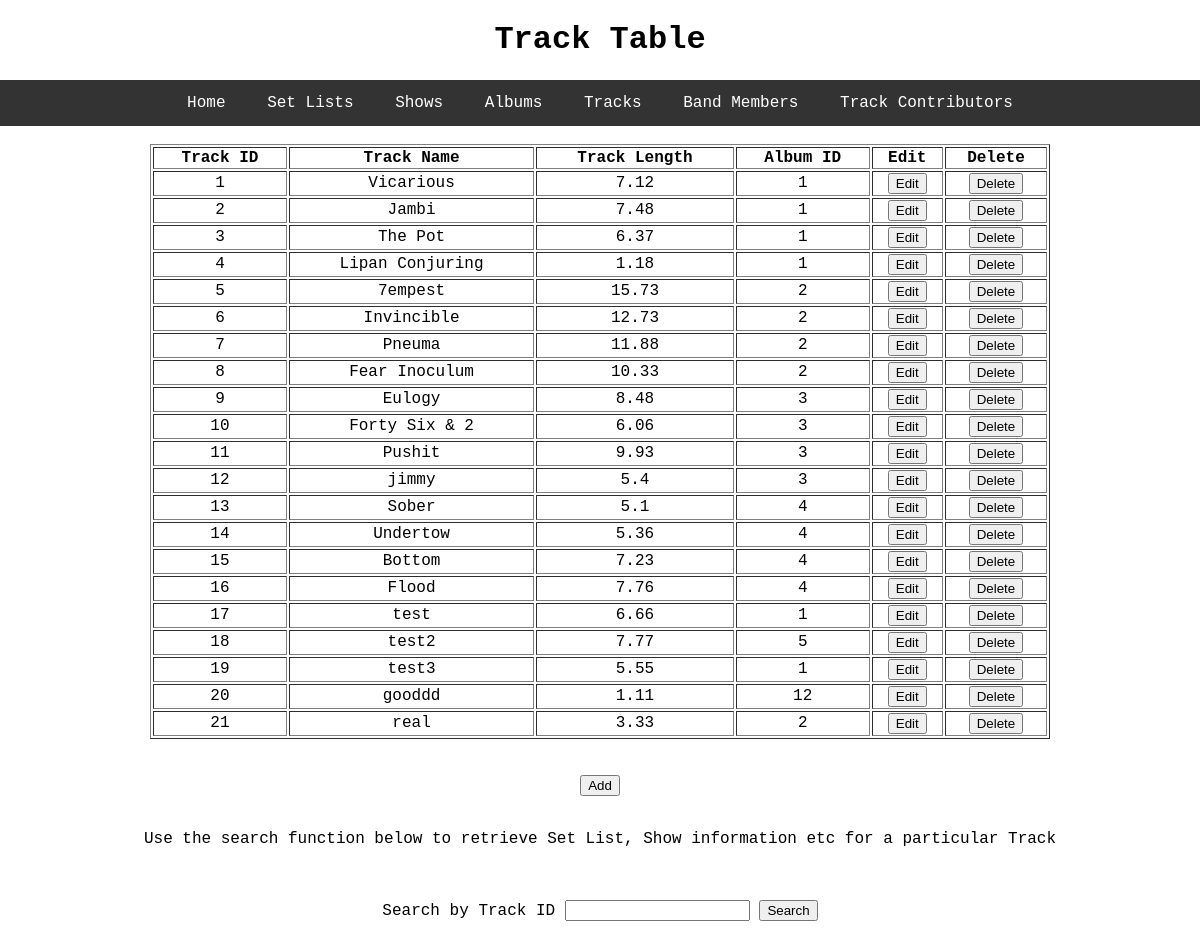
/track, run on an earlier commit of the app's database.
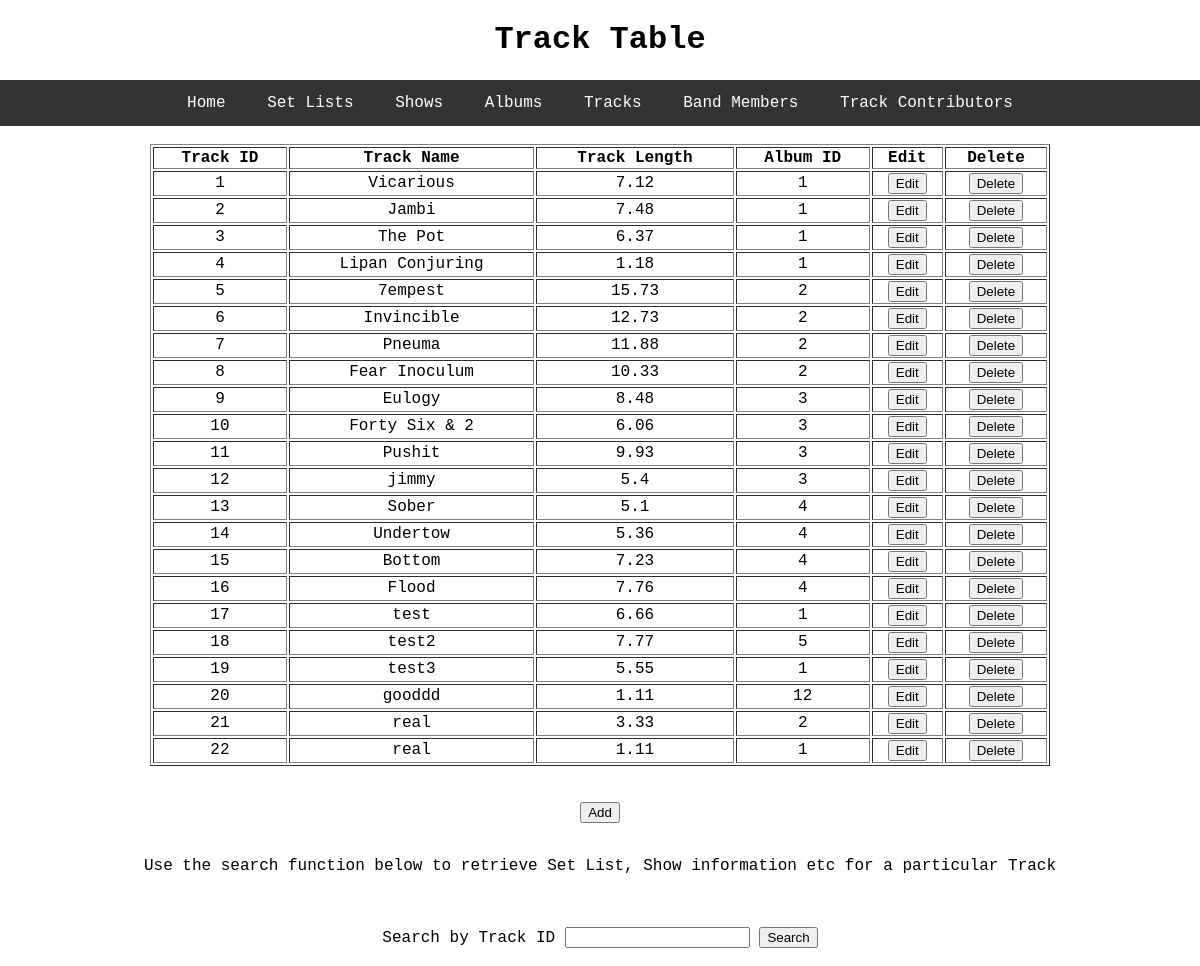
And on a later commit of the database.
### toolDB/models.py (models this page shows, shortened)
class Track(db.Model):
    id = db.Column(db.Integer, primary_key=True)
    track_name = db.Column(db.String, nullable=False)
    track_length = db.Column(db.Float, nullable=False)
    album_id = db.Column(db.Integer, db.ForeignKey('album.id'), nullable=False)
    member_track = db.relationship('Member', secondary='trackBandMember', backref='track', lazy=True)
    set_list_track = db.relationship('SetList', backref='track', lazy=True)

### toolDB/select_db/routes.py (the view)
@select.route('/track')
def track():
    rows = Track.query.all()
    return render_template('track.html', title='Track', header='Track Table', rows=rows)

### toolDB/templates/track.html
{% extends "layout.html" %}
{% block content %}
	<table style="width:75%" table border="1" table align = "center">
	  <thead>
	    <th>Track ID</th>
	    <th>Track Name</th>
	    <th>Track Length</th>
	    <th>Album ID</th>
	    <th>Edit</th>
	    <th>Delete</th>
	  </thead>
	  <tbody>
		{% for r in rows %}
			<tr>
				<td>{{ r.id }}</td>
				<td>{{ r.track_name }}</td>
				<td>{{ r.track_length }}</td>
				<td>{{ r.album_id }}</td>
				<td><input type="button" name = "Edit" value = "Edit" onclick = "window.location='/update_track/{{ r.id }}'"></td>
				<td><input type="button" name = "Delete" value = "Delete" onclick = "window.location='/delete_track/{{ r.id }}'"></td>
			</tr>
		{% endfor %}
	  </tbody>
	</table>
	<br>
	<br>
	<a href="{{ url_for('insert.add_track') }}"><button type="button">Add</button></a>
	<br>
	<br>
		<p>Use the search function below to retrieve Set List, Show information etc for a particular Track </p>
	<br>
	<br>
		<form method="POST" action="/search"> Search by Track ID <input type="text" name="Search" />
		<button type="submit">Search</i></button>
		</form>
	<br>
{% endblock content %}

What changed in the data, as far as the page shows it:
added Track: id "22", track_name "real", track_length "1.11", album_id "1"
